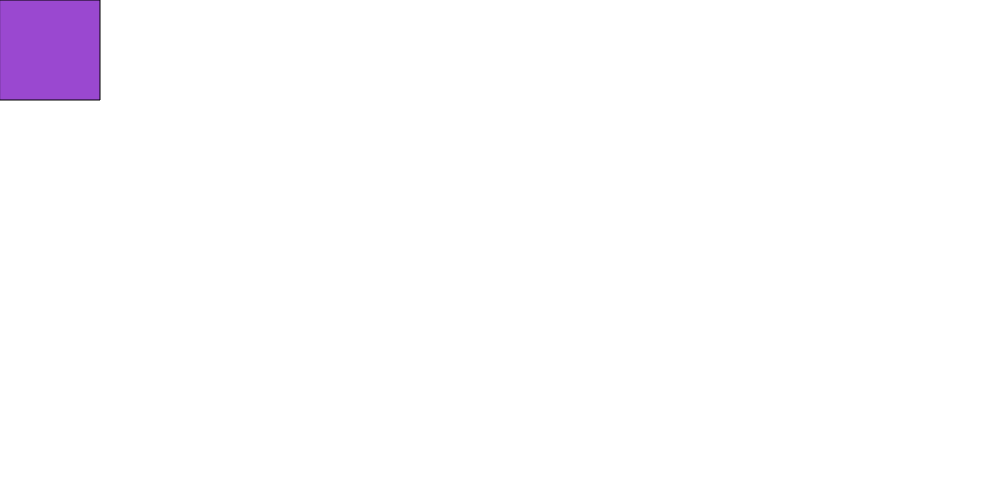
Frame 1 (no input)
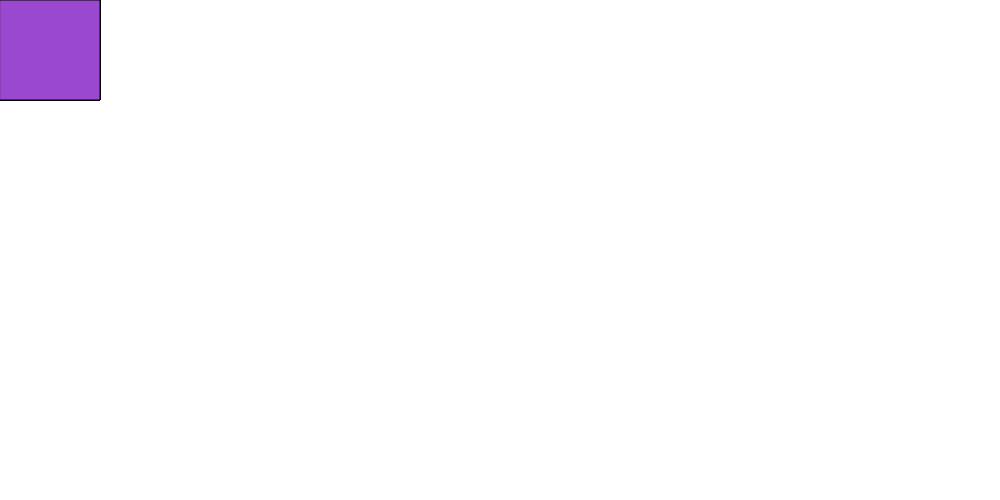
Frame 60 (no input)
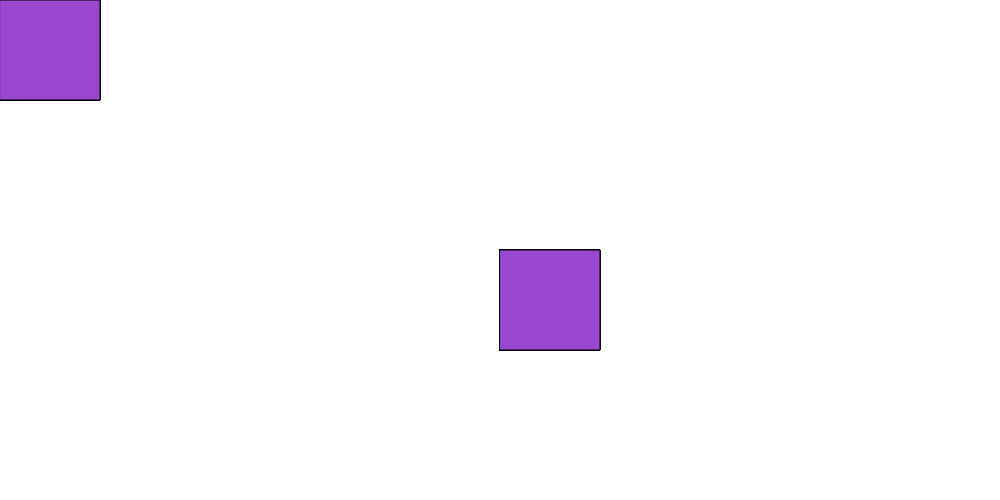
Frame 120 (the mouse pressed at the canvas centre since frame 60)

The p5.js sketch that drew these frames (run headless with seeded random() and noise() and a simulated clock; from frame 60 on, the mouse is pressed at the canvas centre):

// p5.js sketch
// ── sketch.js
function setup() {
  // put setup code here
  createCanvas(1000, 500);
}

function draw() {
  // put drawing code here
fill('#9A48D0')
  rect(mouseX, mouseY, 100, 100) ;
}
